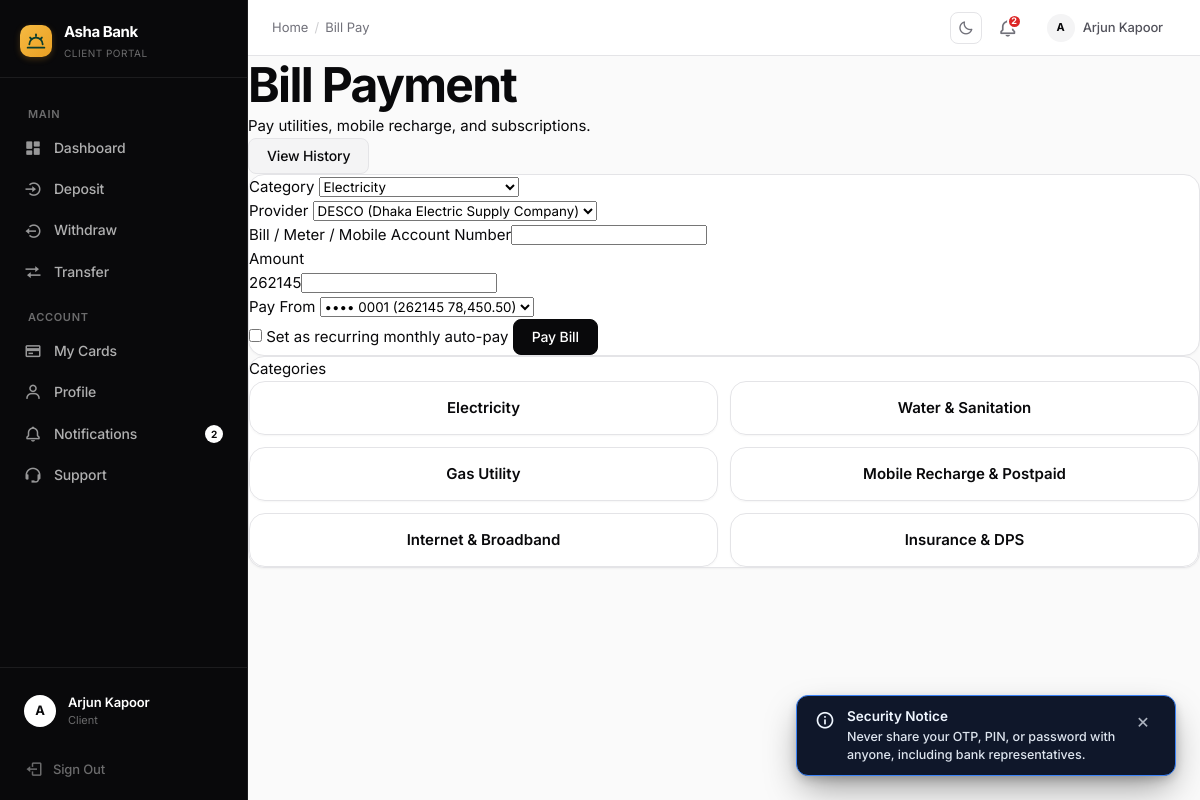
/modules/bills/pay.php (signed in), run on the app's committed database.
### tables this page shows
CREATE TABLE BILL_CATEGORIES (
    category_id INT AUTO_INCREMENT PRIMARY KEY,
    category_name VARCHAR(100) NOT NULL,
    category_icon VARCHAR(50) DEFAULT 'fa-bolt',
    is_active TINYINT(1) DEFAULT 1
);

### includes/functions.php (called while the page is built, shortened)
<?php
function clean($str) {
    return htmlspecialchars(trim($str ?? ''), ENT_QUOTES, 'UTF-8');
}
function mask_account($num) {
    $num = (string)$num;
    return '•••• ' . substr($num, -4);
}
function get_accounts($customer_id) {
    global $pdo;
    $stmt = $pdo->prepare("SELECT a.*, ap.ProductName, ap.AccountType
                            FROM ACCOUNT a JOIN ACCOUNTPRODUCT ap ON a.ProductID = ap.ProductID
                            WHERE a.CustomerID = ? ORDER BY a.AccountNumber");
    $stmt->execute([$customer_id]);
    return $stmt->fetchAll();
}

### modules/bills/pay.php (the view, shortened to what this page needs)
<?php
require_once __DIR__ . '/../../config/db.php';
require_once __DIR__ . '/../../includes/functions.php';
$customerId = $_SESSION['customer_id'];
$accounts = get_accounts($customerId);
$categories = $pdo->query("SELECT * FROM BILL_CATEGORIES WHERE is_active = 1")->fetchAll();
$providers = $pdo->query("SELECT * FROM BILL_PROVIDERS WHERE is_active = 1")->fetchAll();
require __DIR__ . '/../../includes/header.php';
?>
<div class="page-head">
  <div><h1>Bill Payment</h1><div class="sub">Pay utilities, mobile recharge, and subscriptions.</div></div>
  <a href="<?= BASE_URL ?>/modules/bills/history.php" class="btn btn-secondary">View History</a>
</div>
<div class="grid grid-main">
  <div class="card">
    <form method="POST">
      <div class="field">
        <label>Category</label>
        <select class="input" id="categorySelect">
          <?php foreach ($categories as $c): ?><option value="<?= $c['category_id'] ?>"><?= clean($c['category_name']) ?></option><?php endforeach; ?>
        </select>
      </div>
      <div class="field">
        <label>Provider</label>
        <select class="input" name="provider_id" id="providerSelect" required>
          <?php foreach ($providers as $p): ?>
            <option value="<?= $p['provider_id'] ?>" data-cat="<?= $p['category_id'] ?>"><?= clean($p['provider_name']) ?></option>
          <?php endforeach; ?>
        </select>
      </div>
      <div class="field"><label>Bill / Meter / Mobile Account Number</label><input class="input" name="account_number" required></div>
      <div class="field"><label>Amount</label>
        <div class="input-group"><span class="input-prefix"><?= APP_CURRENCY ?></span><input class="input" type="number" step="0.01" name="amount" required></div>
      </div>
      <div class="field">
        <label>Pay From</label>
        <select class="input" name="from_account" required>
          <?php foreach ($accounts as $a): ?><option value="<?= $a['AccountNumber'] ?>"><?= mask_account($a['AccountNumber']) ?> (<?= currency($a['AvailableBalance']) ?>)</option><?php endforeach; ?>
        </select>
      </div>
      <label class="flex items-center gap-8 text-sm mt-8" style="margin-bottom:16px;"><input type="checkbox" name="is_recurring"> Set as recurring monthly auto-pay</label>
      <button type="submit" class="btn btn-primary btn-block">Pay Bill</button>
    </form>
  </div>
  <div class="card">
    <div class="card-head"><span class="card-title">Categories</span></div>
    <div class="grid grid-2" style="gap:12px;">
      <?php foreach ($categories as $c): ?>
        <div class="card" style="padding:14px;text-align:center;background:var(--surface-2);">
          <div class="text-sm" style="font-weight:600;"><?= clean($c['category_name']) ?></div>
        </div>
      <?php endforeach; ?>
    </div>
  </div>
</div>
<?php require __DIR__ . '/../../includes/footer.php'; ?>

### assets/css/style.css (style rules this page uses)
*, *::before, *::after { margin: 0; padding: 0; box-sizing: border-box; }
html { scroll-behavior: smooth; -webkit-text-size-adjust: 100%; font-size: 16px; }
:root { --white: #FFFFFF; --black: #000000; --gray-50: #FAFAFA; --gray-100: #F4F4F5; --gray-200: #E4E4E7; --gray-300: #D4D4D8; --gray-400: #A1A1AA; --gray-500: #71717A; --gray-600: #52525B; --gray-700: #3F3F46; --gray-800: #27272A; --gray-900: #18181B; --gray-950: #09090B; --accent: #000000; --accent-2: #18181B; --accent-fg: #FFFFFF; --success: #16A34A; --success-bg: #F0FDF4; --warning: #CA8A04; --warning-bg: #FEFCE8; --danger: #DC2626; --danger-bg: #FEF2F2; --info: #2563EB; --info-bg: #EFF6FF; --blue: #2563EB; --green: #16A34A; --amber: #D97706; --red: #DC2626; --ink: #09090B; --ink-muted: #71717A; --ink-faint: #A1A1AA; --bg-base: #FFFFFF; --bg-subtle: #FAFAFA; --bg-muted: #F4F4F5; --border: #E4E4E7; --border-md: #D4D4D8; --border-strong: #A1A1AA; --text-primary: #09090B; --text-secondary: #52525B; --text-muted: #71717A; --text-disabled: #A1A1AA; --font: 'Inter', -apple-system, BlinkMacSystemFont, 'Segoe UI', system-ui, sans-serif; --font-mono: 'SF Mono', 'Fira Code', monospace; --sp-1: 4px; --sp-2: 8px; --sp-3: 12px; --sp-4: 16px; --sp-5: 20px; --sp-6: 24px; --sp-8: 32px; --sp-10: 40px; --sp-12: 48px; --sp-16: 64px; --sp-20: 80px; --sp-24: 96px; --r-xs: 4px; --r-sm: 6px; --r: 8px; --r-md: 12px; --r-lg: 16px; --r-xl: 20px; --r-2xl: 24px; --r-full: 9999px; --shadow-xs: 0 1px 2px rgba(0,0,0,0.04); --shadow-sm: 0 1px 3px rgba(0,0,0,0.06), 0 1px 2px rgba(0,0,0,0.04); --shadow: 0 4px 6px -1px rgba(0,0,0,0.07), 0 2px 4px -1px rgba(0,0,0,0.04); --shadow-md: 0 10px 15px -3px rgba(0,0,0,0.07), 0 4px 6px -2px rgba(0,0,0,0.04); --shadow-lg: 0 20px 25px -5px rgba(0,0,0,0.08), 0 10px 10px -5px rgba(0,0,0,0.03); --shadow-xl: 0 25px 50px -12px rgba(0,0,0,0.12); --ease: cubic-bezier(0.16, 1, 0.3, 1); --ease-in: cubic-bezier(0.4, 0, 1, 1); --ease-out: cubic-bezier(0, 0, 0.2, 1); --dur: 160ms; --dur-md: 240ms; --dur-lg: 400ms; --sidebar-w: 248px; --max-w: 1200px; --topbar-h: 56px; --sidebar-bg: #09090B; --sidebar-border: rgba(255, 255, 255, 0.08); --sidebar-text: rgba(255, 255, 255, 0.68); --sidebar-text-muted: rgba(255, 255, 255, 0.4); --sidebar-text-active: #FFFFFF; --sidebar-hover-bg: rgba(255, 255, 255, 0.08); --sidebar-active-bg: rgba(255, 255, 255, 0.14); }
body { font-family: var(--font); font-size: 15px; line-height: 1.6; color: var(--text-primary); background: var(--bg-base); min-height: 100vh; overflow-x: hidden; -webkit-font-smoothing: antialiased; -moz-osx-font-smoothing: grayscale; font-feature-settings: "cv02","cv03","cv04","cv11"; }
a { text-decoration: none; color: inherit; transition: color var(--dur) var(--ease); }
button { font-family: inherit; cursor: pointer; }
input, select, textarea { font-family: inherit; }
h1, h2, h3, h4, h5, h6 { font-weight: 600; line-height: 1.2; letter-spacing: -0.025em; color: var(--text-primary); }
h1 { font-size: clamp(30px, 4vw, 48px); font-weight: 700; letter-spacing: -0.035em; }
.btn { display: inline-flex; align-items: center; justify-content: center; gap: var(--sp-2); padding: 10px 18px; font-family: var(--font); font-size: 14px; font-weight: 500; line-height: 1; border: 1px solid transparent; border-radius: var(--r); cursor: pointer; transition: all var(--dur) var(--ease); text-decoration: none; white-space: nowrap; -webkit-user-select: none; user-select: none; letter-spacing: -0.01em; }
.btn-primary { background: var(--text-primary); color: var(--bg-base); border-color: var(--text-primary); }
.btn-secondary { background: var(--bg-muted); color: var(--text-primary); border-color: var(--border); }
.card { background: var(--bg-base); border: 1px solid var(--border); border-radius: var(--r-lg); overflow: hidden; box-shadow: var(--shadow-xs); }
.input-group { position: relative; }
.grid { display: grid; }
.grid-2 { grid-template-columns: repeat(2, 1fr); gap: var(--sp-4); }

### data on the page
bill_categories: category_name "Electricity"
bill_categories: category_name "Water & Sanitation"
bill_categories: category_name "Gas Utility"
bill_categories: category_name "Mobile Recharge & Postpaid"
bill_categories: category_name "Internet & Broadband"
bill_categories: category_name "Insurance & DPS"

### other printed values
$role "CLIENT"
$group "MAIN"
$label "Dashboard"
$label "Deposit"
$label "Withdraw"
$label "Transfer"
$group "ACCOUNT"
$label "My Cards"
$label "Profile"
$label "Notifications"
$badge "2"
$label "Support"
$initials "A"
$username "Arjun Kapoor"
$role "Client"
